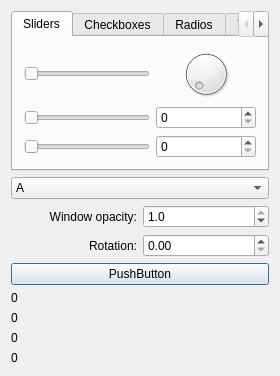
<?xml version="1.0" encoding="UTF-8"?>
<ui version="4.0">
 <class>myDialog</class>
 <widget class="QDialog" name="myDialog">
  <property name="enabled">
   <bool>true</bool>
  </property>
  <property name="geometry">
   <rect>
    <x>0</x>
    <y>0</y>
    <width>280</width>
    <height>351</height>
   </rect>
  </property>
  <property name="mouseTracking">
   <bool>true</bool>
  </property>
  <property name="focusPolicy">
   <enum>Qt::StrongFocus</enum>
  </property>
  <property name="windowTitle">
   <string>myDialog</string>
  </property>
  <property name="sizeGripEnabled">
   <bool>false</bool>
  </property>
  <property name="modal">
   <bool>false</bool>
  </property>
  <layout class="QVBoxLayout" name="verticalLayout_2">
   <item>
    <widget class="QTabWidget" name="tabWidget">
     <property name="focusPolicy">
      <enum>Qt::StrongFocus</enum>
     </property>
     <property name="currentIndex">
      <number>0</number>
     </property>
     <widget class="QWidget" name="tab">
      <attribute name="title">
       <string>Sliders</string>
      </attribute>
      <layout class="QGridLayout" name="gridLayout">
       <item row="0" column="0">
        <widget class="QSlider" name="horizontalSlider">
         <property name="accessibleName">
          <string>h1</string>
         </property>
         <property name="maximum">
          <number>100</number>
         </property>
         <property name="orientation">
          <enum>Qt::Horizontal</enum>
         </property>
        </widget>
       </item>
       <item row="0" column="1">
        <widget class="QDial" name="dial">
         <property name="maximum">
          <number>100</number>
         </property>
         <property name="orientation">
          <enum>Qt::Horizontal</enum>
         </property>
        </widget>
       </item>
       <item row="1" column="0">
        <widget class="QSlider" name="horizontalSlider_2">
         <property name="maximum">
          <number>100</number>
         </property>
         <property name="singleStep">
          <number>1</number>
         </property>
         <property name="orientation">
          <enum>Qt::Horizontal</enum>
         </property>
        </widget>
       </item>
       <item row="1" column="1">
        <widget class="QSpinBox" name="spinBox">
         <property name="accessibleName">
          <string>s1</string>
         </property>
         <property name="maximum">
          <number>100</number>
         </property>
        </widget>
       </item>
       <item row="2" column="0">
        <widget class="QSlider" name="horizontalSlider_3">
         <property name="maximum">
          <number>100</number>
         </property>
         <property name="orientation">
          <enum>Qt::Horizontal</enum>
         </property>
        </widget>
       </item>
       <item row="2" column="1">
        <widget class="QSpinBox" name="spinBox_2">
         <property name="maximum">
          <number>100</number>
         </property>
        </widget>
       </item>
      </layout>
     </widget>
     <widget class="QWidget" name="tab_2">
      <attribute name="title">
       <string>Checkboxes</string>
      </attribute>
      <layout class="QVBoxLayout" name="verticalLayout">
       <item>
        <widget class="QCheckBox" name="checkBox">
         <property name="text">
          <string>CheckBox</string>
         </property>
        </widget>
       </item>
       <item>
        <widget class="QCheckBox" name="checkBox_2">
         <property name="text">
          <string>CheckBox</string>
         </property>
        </widget>
       </item>
       <item>
        <widget class="QCheckBox" name="checkBox_3">
         <property name="text">
          <string>CheckBox</string>
         </property>
        </widget>
       </item>
       <item>
        <widget class="QCheckBox" name="checkBox_4">
         <property name="text">
          <string>CheckBox</string>
         </property>
        </widget>
       </item>
      </layout>
     </widget>
     <widget class="QWidget" name="tab_3">
      <attribute name="title">
       <string>Radios</string>
      </attribute>
      <layout class="QVBoxLayout" name="verticalLayout_3">
       <item>
        <widget class="QGroupBox" name="groupBox">
         <property name="title">
          <string>Choose one:</string>
         </property>
         <widget class="QRadioButton" name="radioButton">
          <property name="geometry">
           <rect>
            <x>0</x>
            <y>20</y>
            <width>96</width>
            <height>20</height>
           </rect>
          </property>
          <property name="text">
           <string>One</string>
          </property>
         </widget>
         <widget class="QRadioButton" name="radioButton_2">
          <property name="geometry">
           <rect>
            <x>120</x>
            <y>20</y>
            <width>96</width>
            <height>20</height>
           </rect>
          </property>
          <property name="text">
           <string>Two</string>
          </property>
         </widget>
         <widget class="QRadioButton" name="radioButton_3">
          <property name="geometry">
           <rect>
            <x>0</x>
            <y>50</y>
            <width>96</width>
            <height>20</height>
           </rect>
          </property>
          <property name="text">
           <string>Three</string>
          </property>
         </widget>
         <widget class="QRadioButton" name="radioButton_4">
          <property name="geometry">
           <rect>
            <x>120</x>
            <y>50</y>
            <width>96</width>
            <height>20</height>
           </rect>
          </property>
          <property name="text">
           <string>Four</string>
          </property>
         </widget>
        </widget>
       </item>
      </layout>
     </widget>
     <widget class="QWidget" name="tab_4">
      <attribute name="title">
       <string>Tree</string>
      </attribute>
      <layout class="QVBoxLayout" name="verticalLayout_4">
       <item>
        <widget class="QTreeWidget" name="treeWidget">
         <column>
          <property name="text">
           <string>1</string>
          </property>
         </column>
         <item>
          <property name="text">
           <string>1.1</string>
          </property>
          <item>
           <property name="text">
            <string>1.1.1</string>
           </property>
          </item>
          <item>
           <property name="text">
            <string>1.1.2</string>
           </property>
          </item>
         </item>
         <item>
          <property name="text">
           <string>1.2</string>
          </property>
          <item>
           <property name="text">
            <string>1.2.1</string>
           </property>
           <item>
            <property name="text">
             <string>1.2.1.1</string>
            </property>
           </item>
          </item>
          <item>
           <property name="text">
            <string>1.2.2</string>
           </property>
          </item>
         </item>
        </widget>
       </item>
      </layout>
     </widget>
    </widget>
   </item>
   <item>
    <widget class="QComboBox" name="comboBox">
     <property name="focusPolicy">
      <enum>Qt::StrongFocus</enum>
     </property>
     <property name="layoutDirection">
      <enum>Qt::LeftToRight</enum>
     </property>
     <item>
      <property name="text">
       <string>A</string>
      </property>
     </item>
     <item>
      <property name="text">
       <string>B</string>
      </property>
     </item>
     <item>
      <property name="text">
       <string>C</string>
      </property>
     </item>
     <item>
      <property name="text">
       <string>D</string>
      </property>
     </item>
     <item>
      <property name="text">
       <string>E</string>
      </property>
     </item>
     <item>
      <property name="text">
       <string>F</string>
      </property>
     </item>
     <item>
      <property name="text">
       <string>G</string>
      </property>
     </item>
     <item>
      <property name="text">
       <string>H</string>
      </property>
     </item>
     <item>
      <property name="text">
       <string>I</string>
      </property>
     </item>
     <item>
      <property name="text">
       <string>J</string>
      </property>
     </item>
     <item>
      <property name="text">
       <string>K</string>
      </property>
     </item>
     <item>
      <property name="text">
       <string>L</string>
      </property>
     </item>
     <item>
      <property name="text">
       <string>M</string>
      </property>
     </item>
     <item>
      <property name="text">
       <string>N</string>
      </property>
     </item>
     <item>
      <property name="text">
       <string>O</string>
      </property>
     </item>
     <item>
      <property name="text">
       <string>P</string>
      </property>
     </item>
     <item>
      <property name="text">
       <string>Q</string>
      </property>
     </item>
     <item>
      <property name="text">
       <string>R</string>
      </property>
     </item>
     <item>
      <property name="text">
       <string>S</string>
      </property>
     </item>
     <item>
      <property name="text">
       <string>T</string>
      </property>
     </item>
     <item>
      <property name="text">
       <string>U</string>
      </property>
     </item>
     <item>
      <property name="text">
       <string>V</string>
      </property>
     </item>
     <item>
      <property name="text">
       <string>W</string>
      </property>
     </item>
     <item>
      <property name="text">
       <string>X</string>
      </property>
     </item>
     <item>
      <property name="text">
       <string>Y</string>
      </property>
     </item>
     <item>
      <property name="text">
       <string>Z</string>
      </property>
     </item>
    </widget>
   </item>
   <item>
    <layout class="QHBoxLayout" name="horizontalLayout">
     <item>
      <widget class="QLabel" name="label">
       <property name="text">
        <string>Window opacity:</string>
       </property>
       <property name="alignment">
        <set>Qt::AlignRight|Qt::AlignTrailing|Qt::AlignVCenter</set>
       </property>
      </widget>
     </item>
     <item>
      <widget class="QDoubleSpinBox" name="opacitySpinner">
       <property name="focusPolicy">
        <enum>Qt::StrongFocus</enum>
       </property>
       <property name="decimals">
        <number>1</number>
       </property>
       <property name="minimum">
        <double>0.300000000000000</double>
       </property>
       <property name="maximum">
        <double>1.000000000000000</double>
       </property>
       <property name="singleStep">
        <double>0.100000000000000</double>
       </property>
       <property name="value">
        <double>1.000000000000000</double>
       </property>
      </widget>
     </item>
    </layout>
   </item>
   <item>
    <layout class="QHBoxLayout" name="horizontalLayout_2">
     <item>
      <widget class="QLabel" name="label_2">
       <property name="text">
        <string>Rotation:</string>
       </property>
       <property name="alignment">
        <set>Qt::AlignRight|Qt::AlignTrailing|Qt::AlignVCenter</set>
       </property>
      </widget>
     </item>
     <item>
      <widget class="QDoubleSpinBox" name="rotationSpinner">
       <property name="maximum">
        <double>180.000000000000000</double>
       </property>
       <property name="singleStep">
        <double>2.000000000000000</double>
       </property>
      </widget>
     </item>
    </layout>
   </item>
   <item>
    <widget class="QPushButton" name="pushButton">
     <property name="text">
      <string>PushButton</string>
     </property>
    </widget>
   </item>
   <item>
    <widget class="QLabel" name="label_x">
     <property name="text">
      <string>0</string>
     </property>
     <property name="textFormat">
      <enum>Qt::PlainText</enum>
     </property>
    </widget>
   </item>
   <item>
    <widget class="QLabel" name="label_y">
     <property name="text">
      <string>0</string>
     </property>
     <property name="textFormat">
      <enum>Qt::PlainText</enum>
     </property>
    </widget>
   </item>
   <item>
    <widget class="QLabel" name="dialogX">
     <property name="text">
      <string>0</string>
     </property>
    </widget>
   </item>
   <item>
    <widget class="QLabel" name="dialogY">
     <property name="text">
      <string>0</string>
     </property>
    </widget>
   </item>
  </layout>
 </widget>
 <layoutdefault spacing="6" margin="11"/>
 <tabstops>
  <tabstop>tabWidget</tabstop>
  <tabstop>horizontalSlider</tabstop>
  <tabstop>dial</tabstop>
  <tabstop>horizontalSlider_2</tabstop>
  <tabstop>spinBox</tabstop>
  <tabstop>horizontalSlider_3</tabstop>
  <tabstop>spinBox_2</tabstop>
  <tabstop>comboBox</tabstop>
  <tabstop>opacitySpinner</tabstop>
  <tabstop>rotationSpinner</tabstop>
  <tabstop>pushButton</tabstop>
  <tabstop>checkBox</tabstop>
  <tabstop>checkBox_2</tabstop>
  <tabstop>checkBox_3</tabstop>
  <tabstop>checkBox_4</tabstop>
  <tabstop>radioButton</tabstop>
  <tabstop>radioButton_2</tabstop>
  <tabstop>radioButton_3</tabstop>
  <tabstop>radioButton_4</tabstop>
  <tabstop>treeWidget</tabstop>
 </tabstops>
 <resources/>
 <connections>
  <connection>
   <sender>horizontalSlider</sender>
   <signal>sliderMoved(int)</signal>
   <receiver>dial</receiver>
   <slot>setValue(int)</slot>
   <hints>
    <hint type="sourcelabel">
     <x>38</x>
     <y>83</y>
    </hint>
    <hint type="destinationlabel">
     <x>199</x>
     <y>66</y>
    </hint>
   </hints>
  </connection>
  <connection>
   <sender>horizontalSlider_2</sender>
   <signal>sliderMoved(int)</signal>
   <receiver>spinBox</receiver>
   <slot>setValue(int)</slot>
   <hints>
    <hint type="sourcelabel">
     <x>29</x>
     <y>116</y>
    </hint>
    <hint type="destinationlabel">
     <x>192</x>
     <y>121</y>
    </hint>
   </hints>
  </connection>
  <connection>
   <sender>horizontalSlider_3</sender>
   <signal>sliderMoved(int)</signal>
   <receiver>spinBox_2</receiver>
   <slot>setValue(int)</slot>
   <hints>
    <hint type="sourcelabel">
     <x>37</x>
     <y>161</y>
    </hint>
    <hint type="destinationlabel">
     <x>164</x>
     <y>149</y>
    </hint>
   </hints>
  </connection>
  <connection>
   <sender>dial</sender>
   <signal>dialMoved(int)</signal>
   <receiver>horizontalSlider</receiver>
   <slot>setValue(int)</slot>
   <hints>
    <hint type="sourcelabel">
     <x>170</x>
     <y>86</y>
    </hint>
    <hint type="destinationlabel">
     <x>66</x>
     <y>70</y>
    </hint>
   </hints>
  </connection>
  <connection>
   <sender>spinBox</sender>
   <signal>valueChanged(int)</signal>
   <receiver>horizontalSlider_2</receiver>
   <slot>setValue(int)</slot>
   <hints>
    <hint type="sourcelabel">
     <x>259</x>
     <y>135</y>
    </hint>
    <hint type="destinationlabel">
     <x>82</x>
     <y>131</y>
    </hint>
   </hints>
  </connection>
  <connection>
   <sender>spinBox_2</sender>
   <signal>valueChanged(int)</signal>
   <receiver>horizontalSlider_3</receiver>
   <slot>setValue(int)</slot>
   <hints>
    <hint type="sourcelabel">
     <x>211</x>
     <y>143</y>
    </hint>
    <hint type="destinationlabel">
     <x>109</x>
     <y>152</y>
    </hint>
   </hints>
  </connection>
  <connection>
   <sender>horizontalSlider</sender>
   <signal>valueChanged(int)</signal>
   <receiver>dial</receiver>
   <slot>setValue(int)</slot>
   <hints>
    <hint type="sourcelabel">
     <x>49</x>
     <y>71</y>
    </hint>
    <hint type="destinationlabel">
     <x>186</x>
     <y>56</y>
    </hint>
   </hints>
  </connection>
  <connection>
   <sender>dial</sender>
   <signal>valueChanged(int)</signal>
   <receiver>horizontalSlider</receiver>
   <slot>setValue(int)</slot>
   <hints>
    <hint type="sourcelabel">
     <x>247</x>
     <y>64</y>
    </hint>
    <hint type="destinationlabel">
     <x>82</x>
     <y>71</y>
    </hint>
   </hints>
  </connection>
  <connection>
   <sender>horizontalSlider_2</sender>
   <signal>valueChanged(int)</signal>
   <receiver>spinBox</receiver>
   <slot>setValue(int)</slot>
   <hints>
    <hint type="sourcelabel">
     <x>44</x>
     <y>131</y>
    </hint>
    <hint type="destinationlabel">
     <x>190</x>
     <y>112</y>
    </hint>
   </hints>
  </connection>
  <connection>
   <sender>horizontalSlider_3</sender>
   <signal>valueChanged(int)</signal>
   <receiver>spinBox_2</receiver>
   <slot>setValue(int)</slot>
   <hints>
    <hint type="sourcelabel">
     <x>64</x>
     <y>146</y>
    </hint>
    <hint type="destinationlabel">
     <x>180</x>
     <y>146</y>
    </hint>
   </hints>
  </connection>
 </connections>
</ui>
